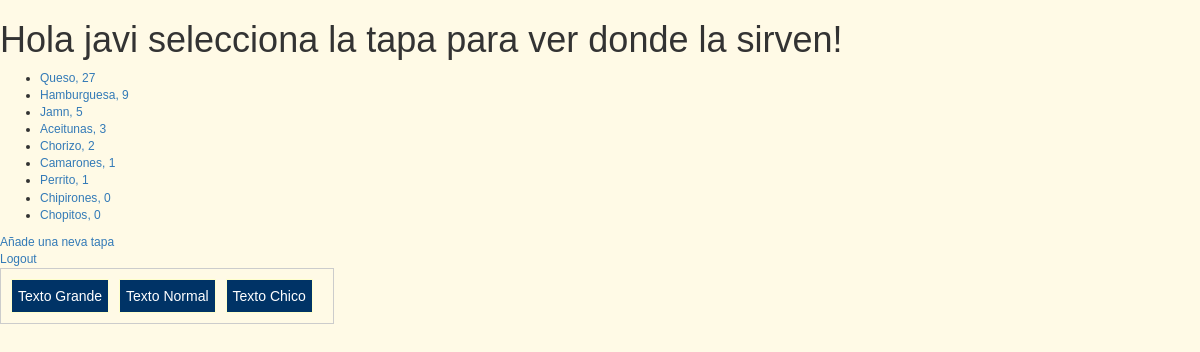
The app's page /rango/ (signed in) with its own data.
### rango/models.py (models this page shows, shortened)
class Tapas(models.Model):
    nombre_tapa = models.CharField(max_length=128, unique=True)
    votos = models.IntegerField(default=0)
    slug = models.SlugField()

### rango/views.py (the view)
def index(request):
    tapas_list = Tapas.objects.order_by('-votos')
    context_dict = {'tapas': tapas_list}
    return render(request, 'rango/index.html', context_dict)

### templates/rango/index.html (shortened to what this page needs)
<!DOCTYPE html>
{% load staticfiles %}
<html>
    <head>
      <link rel="stylesheet" href="//maxcdn.bootstrapcdn.com/bootstrap/3.2.0/css/bootstrap.min.css">
      <link rel="stylesheet" href="//maxcdn.bootstrapcdn.com/bootstrap/3.2.0/css/bootstrap-theme.min.css">
      <link rel="stylesheet" href="{% static 'css/style.css' %}">
    </head>
    <body>
      {% if user.is_authenticated %}
      <h1>Hola {{ user.username }} selecciona la tapa para ver donde la sirven!</h1>
      {% else %}
      <h1>Hola, selecciona la tapa para ver donde la sirven!</h1>
      {% endif %}
      {% if tapas %}
            <ul>
                {% for tapa in tapas %}
                <li><a href="/rango/tapa/{{ tapa.slug }}/">{{ tapa.nombre_tapa }}, {{tapa.votos}}</a></li>
                {% endfor %}
            </ul>
        {% else %}
            <strong>No hay tapas presentes.</strong>
        {% endif %}
        {% if user.is_authenticated %}
        <a href="/rango/add_tapa/">Añade una neva tapa</a><br />
        <a href="/rango/logout/">Logout</a><br />
        {% else %}
        <a href="/rango/register/">Registrate</a><br />
        <a href="/rango/login/">Logueate</a><br />
        {% endif %}
        <div id="botones">
          <div class="boton" id="aumentar">Texto Grande</div>
          <div class="boton">Texto Normal</div>
          <div class="boton" id="disminuir">Texto Chico</div>
        </div>
        <div id="container" style="height: 300px"></div>
    </body>
</html>

### rango/static/css/style.css (style rules this page uses)
body { font-size:12px; background-color:#FFFAE6; font-family:Arial, Helvetica, sans-serif; }
#botones { border:1px solid #CCCCCC; padding:10px; float:left; margin-bottom:10px; margin-right:30px; }
.boton { border:1px solid #FFFFCC; background-color:#003366; color:#FFFFFF; font-size:14px; float:left; margin-right:10px; padding:6px; }

### records on screen
Tapas: nombre_tapa "Queso", votos "27"
Tapas: nombre_tapa "Hamburguesa", votos "9"
Tapas: nombre_tapa "Jamn", votos "5"
Tapas: nombre_tapa "Aceitunas", votos "3"
Tapas: nombre_tapa "Chorizo", votos "2"
Tapas: nombre_tapa "Camarones", votos "1"
Tapas: nombre_tapa "Perrito", votos "1"
Tapas: nombre_tapa "Chipirones", votos "0"
Tapas: nombre_tapa "Chopitos", votos "0"

### other values on screen
{{ user.username }} "javi"
